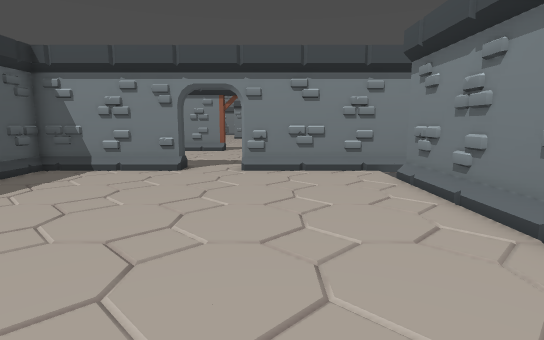
[1] (above)

17 first-person views from a walk through a 3-D level made in the Godot game engine. The camera is 1.5 m above the floor, tilts 8° down and sees 80° across. The floor is counted in squares, 1 m on a side. Each view is taken from the middle of a square. On the plan, view 1 faces up. The plan holds only what a view shows up to about 15 squares ahead; the rest is blank. The place goes on beyond the plan.

[2]
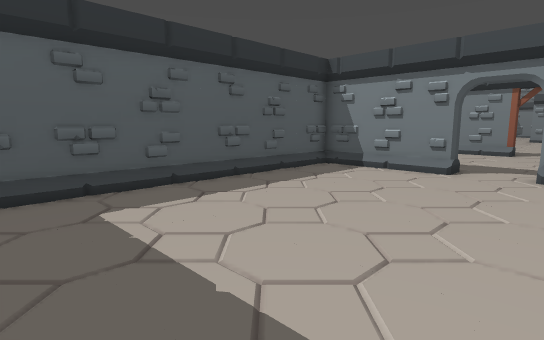

[3]
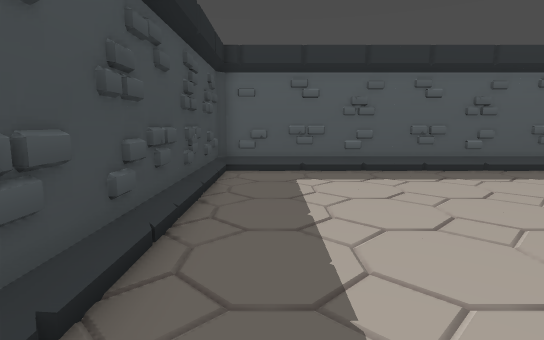

[4]
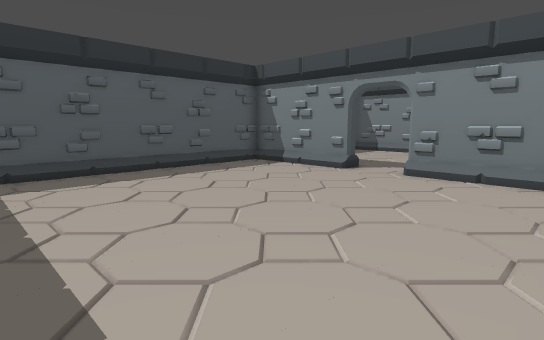

[5]
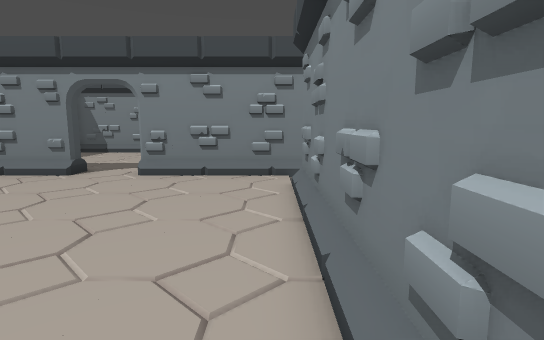

[6]
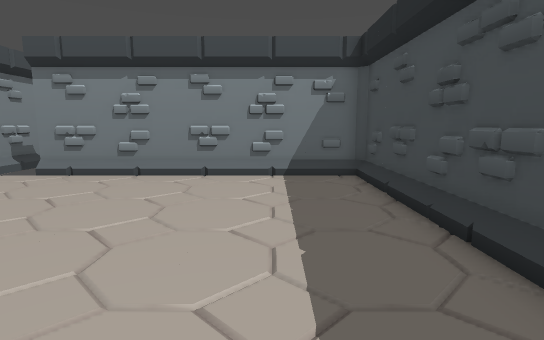

[7]
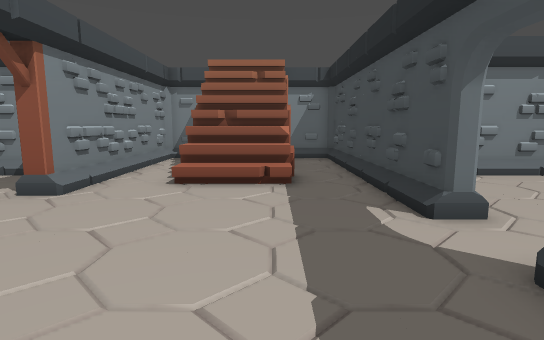

[8]
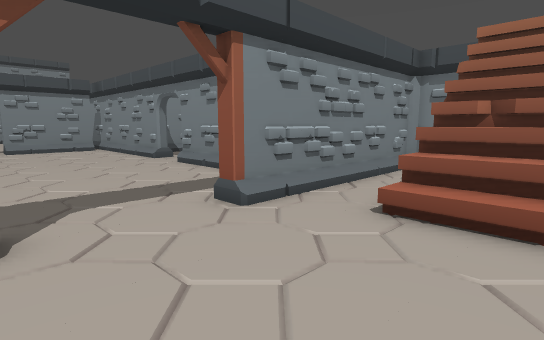

[9]
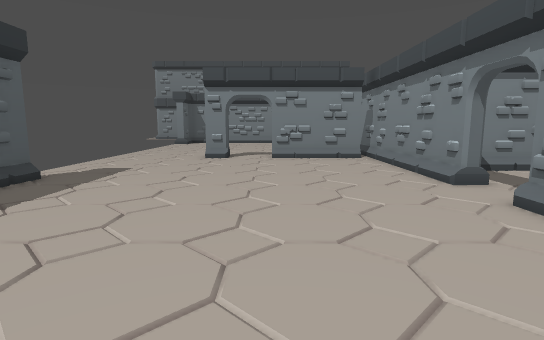

[10]
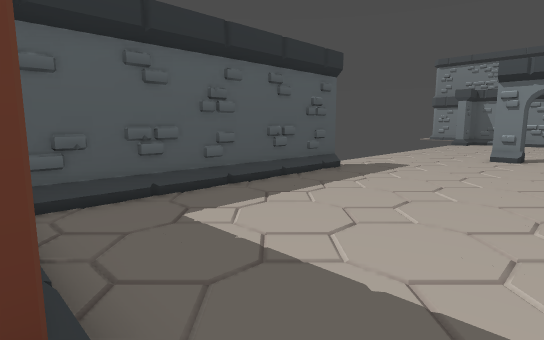

[11]
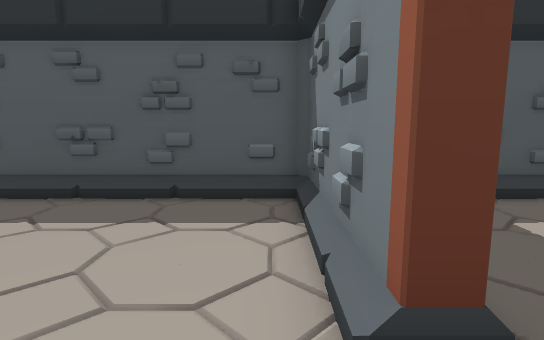

[12]
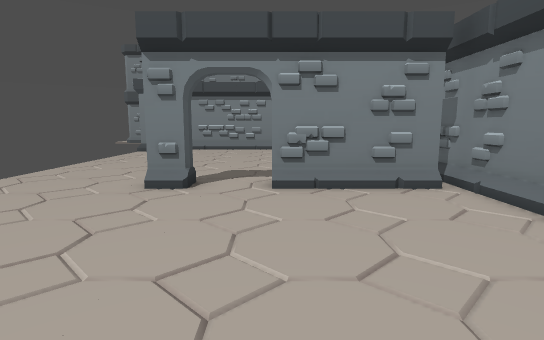

[13]
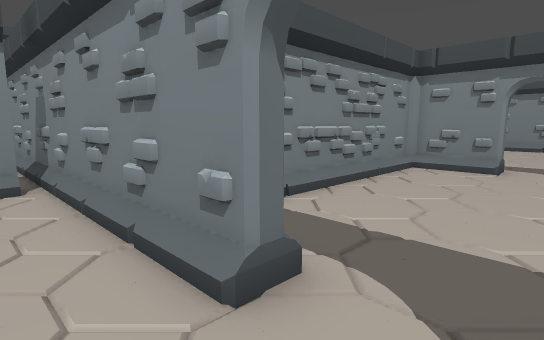

[14]
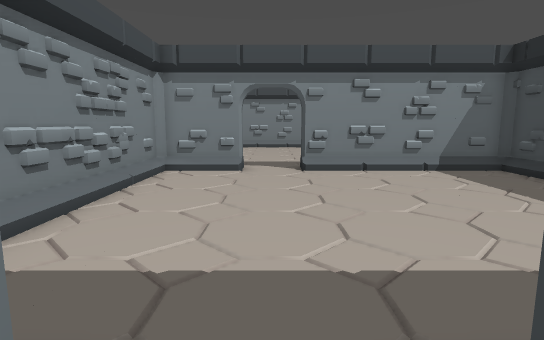

[15]
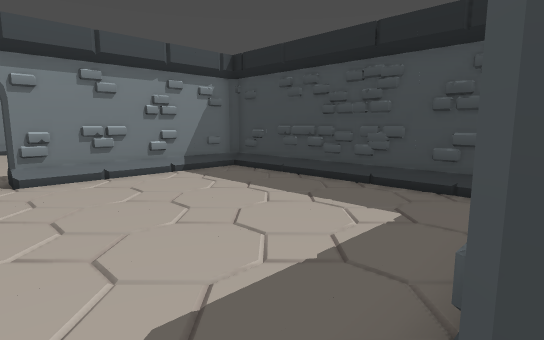

[16]
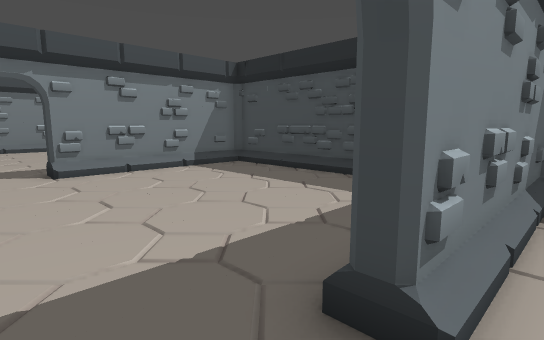

[17]
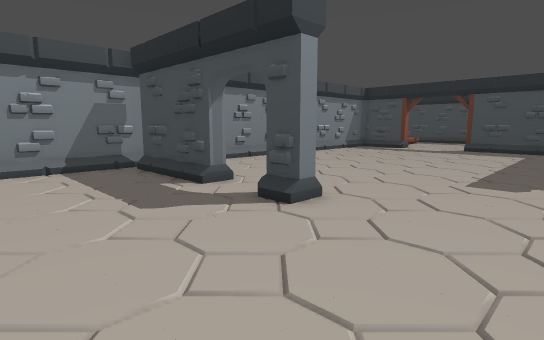

### Floor plan
Points are (right, up) in squares from view 1. A wall is a line through its corners. A room is listed if a view was taken in it or the views show most of it. See-through windows are left out.
Room 1 (views 1, 2, 3, 4, 5, 6)
walls: (-3, 10.8) (-7.7, 10.8) (-7.7, -0.7) (3.5, -0.7) (3.8, -0.5) (3.8, 9); (6.2, 10.8) (-1, 10.8)
low walls: (-3.5, 10.5) (-4.9, 10.5); (0.9, 10.5) (-1, 10.5); (-5.1, 10.5) (-6.1, 10.5); (2.2, 10.5) (1.1, 10.5)
ways out: opening at (-2.5, 11) to room 2; gap at (4, 9)
Room 2 (views 7, 8, 9, 10, 11, 12, 13, 14, 16, 17)
walls: (3.8, 28) (3.8, 40.5); (-2.7, 19.5) (-2.7, 18.5); (-2.7, 18.7) (-7.5, 18.7) (-7.7, 18.5) (-7.7, 12.2); (3.8, 19.5) (3.8, 26); (-7.7, 29.1) (-7.7, 19.9); (-3, 34.7) (-4, 34.7) (-4, 35.2) (-3, 35.2) (-3, 34.7); (-1.1, 35.2) (3, 35.2); (3.1, 34.7) (-1, 34.7) (-1, 35.5); (8.8, 18.4) (8.5, 18.8); (8.7, 17.5) (8.7, 18.7) (0.8, 18.7) (0.8, 19.5); (-1, 11.2) (8.5, 11.2) (8.7, 11.5) (8.7, 13.1); (-3, 11.2) (-3, 10.8); (-1, 10.5) (-1, 11.5)
low walls: (-2.7, 18.5) (-3.4, 18.5); (-3.5, 18.5) (-4, 18.5)
ways out: opening at (-2.5, 11) to room 1; opening at (4, 27.5) to room 3; gap at (3, 35)
Room 3 (view 15)
walls: (3.8, 26) (4.5, 26); (4.2, 28) (3.8, 28); (14.4, 28) (13.7, 28) (13.7, 30.5) (13.5, 30.7) (5.9, 30.7); (5.8, 19.2) (13.7, 19.2) (13.7, 26) (14.2, 26)
ways out: opening at (4, 27.5) to room 2

Positions as (right, up) in squares from view 1, and headings:
1: (0, 0), facing up
2: (0, 0), facing up-left
3: (3, 1), facing left
4: (3, 1), facing up-left
5: (3, 1), facing up
6: (-6, 2), facing right
7: (-6, 14), facing right
8: (-3, 14), facing up-right
9: (-1, 20), facing up
10: (-1, 19), facing up-left
11: (-1, 18), facing left
12: (-1, 27), facing up
13: (2, 26), facing up-right
14: (3, 27), facing right
15: (4, 27), facing down-right
16: (3, 28), facing down-right
17: (-8, 40), facing down-right
